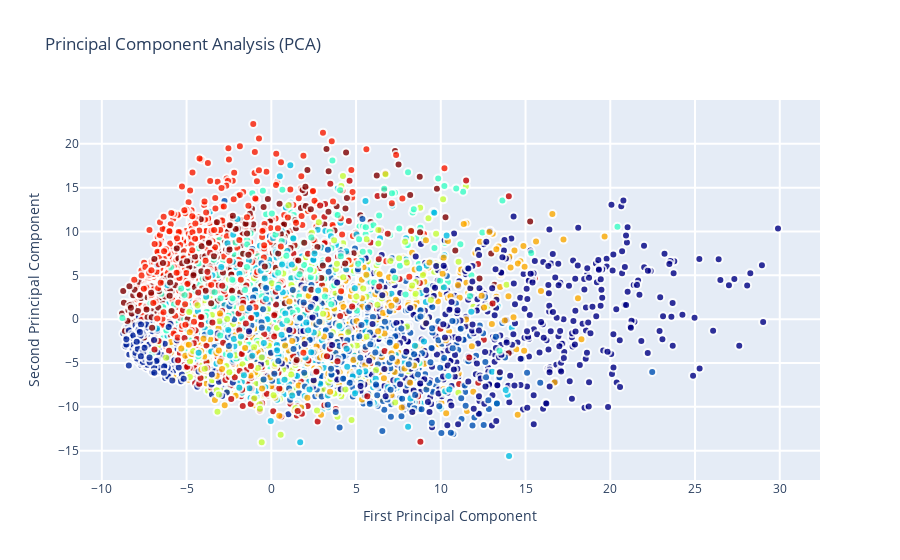

Write notebook code for a chart like this one.
### Markdown cell above
###Interactive visualisations of PCA representation

When it comes to these dimensionality reduction methods, scatter plots are most commonly implemented because they allow for great and convenient visualisations of clustering ( if any existed ) and this will be exactly what we will be doing as we plot the first 2 principal components as follows:

### Code cell
trace0 = go.Scatter(
    x = X_5d[:,0],
    y = X_5d[:,1],
#     name = Target,
#     hoveron = Target,
    mode = 'markers',
    text = Target,
    showlegend = False,
    marker = dict(
        size = 8,
        color = Target,
        colorscale ='Jet',
        showscale = False,
        line = dict(
            width = 2,
            color = 'rgb(255, 255, 255)'
        ),
        opacity = 0.8
    )
)
data = [trace0]

layout = go.Layout(
    title= 'Principal Component Analysis (PCA)',
    hovermode= 'closest',
    xaxis= dict(
         title= 'First Principal Component',
        ticklen= 5,
        zeroline= False,
        gridwidth= 2,
    ),
    yaxis=dict(
        title= 'Second Principal Component',
        ticklen= 5,
        gridwidth= 2,
    ),
    showlegend= True
)


fig = dict(data=data, layout=layout)
py.iplot(fig, filename='styled-scatter')

### Figure 1 — Plotly figure (JSON) as saved in the notebook; plotly's stock layout.template omitted (floating-point values rounded to 4 significant figures; data arrays with more than 128 entries replaced by an {"elided": "..."} marker saying what was removed)
{"data": [{"marker": {"color": {"elided": "6000 int values"}, "colorscale": [[0, "rgb(0,0,131)"], [0.2, "rgb(0,60,170)"], [0.4, "rgb(5,255,255)"], [0.6, "rgb(255,255,0)"], [0.8, "rgb(250,0,0)"], [1, "rgb(128,0,0)"]], "line": {"color": "rgb(255, 255, 255)", "width": 2}, "opacity": 0.8, "showscale": false, "size": 8}, "mode": "markers", "showlegend": false, "text": {"elided": "6000 int values"}, "type": "scatter", "x": {"elided": "6000 float values"}, "y": {"elided": "6000 float values"}}], "layout": {"hovermode": "closest", "showlegend": true, "title": {"text": "Principal Component Analysis (PCA)"}, "xaxis": {"gridwidth": 2, "ticklen": 5, "title": {"text": "First Principal Component"}, "zeroline": false}, "yaxis": {"gridwidth": 2, "ticklen": 5, "title": {"text": "Second Principal Component"}}}}
